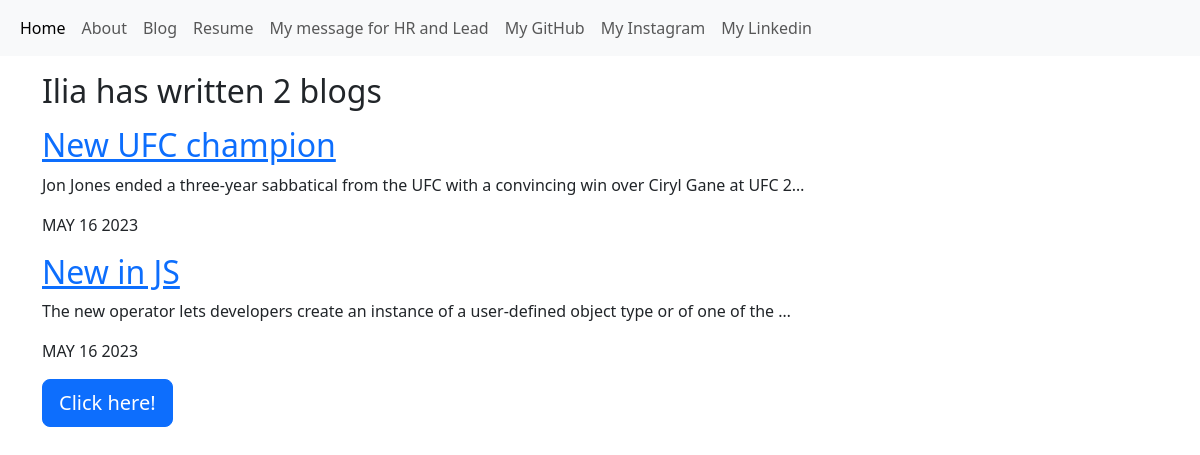
Screenshot of /blog/ with the database file from the repository.
### blog/models.py (models this page shows, shortened)
class Blog(models.Model):
    title = models.CharField(max_length=200)
    description = models.TextField(max_length=2000)
    date = models.DateField()

### blog/views.py (the view)
# urls.py: path('', views.all_blogs, name='all_blogs'),
def all_blogs(request):
    blogs = Blog.objects.order_by('-date')
    return render(request, 'blog/all_blogs.html', {'blogs': blogs})

### blog/templates/blog/all_blogs.html
{% extends 'portfolio/base.html' %}
{% block content %}
<div class="container">
<body>
<p class="text-align:center;"><h2>Ilia has written {{ blogs.count }} blog{{ blogs.count|pluralize }}</h2></p>
<div>
{% for blog in blogs %}
<a href="{% url 'blog:detail' blog.id %}"><h2>{{ blog.title }}</h2></a>
    <p>{{ blog.description|striptags|truncatechars:100 }}</p>
    <p>{{ blog.date|date:'M d Y'|upper }}</p>
{% endfor %}
</div>
<div class="container-center"> <button id="popoverButton" type="button" class="btn btn-primary btn-lg" data-bs-toggle="popover" title="ESM in Browser" data-bs-content="Hello, bro! This is my blog! You can read interesting you topics!">Click here!</button>
</div>
</body>
</div>
{% endblock content %}

### portfolio/templates/portfolio/base.html (shortened to what this page needs)
<body><nav class="navbar navbar-expand-lg bg-body-tertiary">
  <div class="container-fluid">
    <div class="collapse navbar-collapse" id="navbarSupportedContent">
      <ul class="navbar-nav me-auto mb-2 mb-lg-0">
        <li class="nav-item">
          <a class="nav-link active" aria-current="page" href="{% url 'portfolio:home' %}">Home</a>
        </li>
        <li class="nav-item">
          <a class="nav-link" href="{% url 'portfolio:about' %}">About</a>
        </li>
        <li class="nav-item">
          <a class="nav-link" href="{% url 'blog:all_blogs' %}">Blog</a>
        </li>
          <li class="nav-item">
              {% load static %}
              <a class="nav-link" href="{% static 'portfolio/CV_Ilya_Kavaleu.pdf' %}">Resume</a>
          </li>
        <li class="nav-item">
             <a class="nav-link" href="{% static 'portfolio/my_message' %}">My message for HR and Lead</a>
          </li>
        <li class="nav-item">
             <a class="nav-link" href="https://github.com/IlyaKavaleu">My GitHub</a>
          </li>
        <li class="nav-item">
             <a class="nav-link" href="https://www.instagram.com/thestarboymmaone/">My Instagram</a>
          </li>
        <li class="nav-item">
             <a class="nav-link" href="https://www.linkedin.com/in/ilya-kavaleu-619904232/">My Linkedin</a>
          </li>
      </ul>
    </div>
  </div>
</nav>
<!doctype html>
<html lang="en">
  <head>
    <link href="https://cdn.jsdelivr.net/npm/bootstrap@5.3.0-alpha3/dist/css/bootstrap.min.css" rel="stylesheet">
  </head>
  <body>
  </body>
</html>
{% block content %}{% endblock content %}

### rows the page displays
Blog: title "New UFC champion", description "Jon Jones ended a three-year sabbatical from the UFC with a convincing win over Ciryl Gane at UFC 2…", date "MAY 16 2023"
Blog: title "New in JS", description "The new operator lets developers create an instance of a user-defined object type or of one of the …", date "MAY 16 2023"

### other values shown
{{ blogs.count }} "2"
